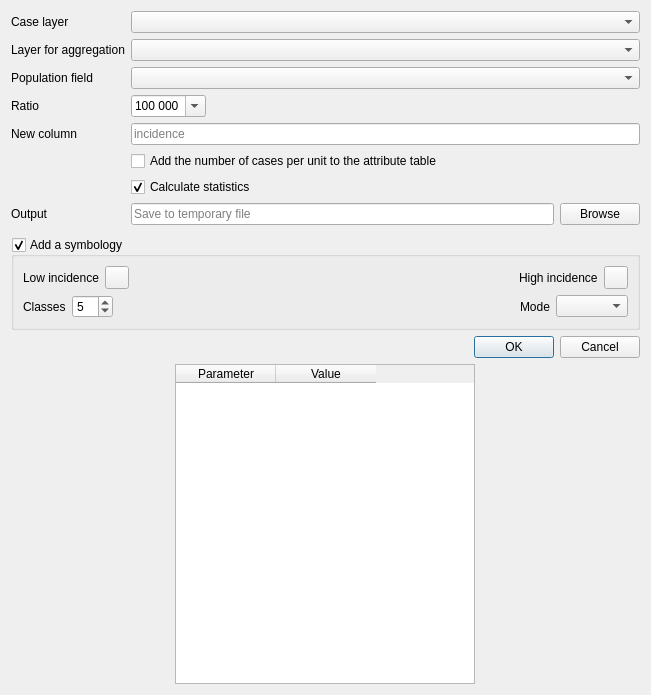
<?xml version="1.0" encoding="UTF-8"?>
<ui version="4.0">
 <class>IncidencePoint</class>
 <widget class="QWidget" name="IncidencePoint">
  <property name="geometry">
   <rect>
    <x>0</x>
    <y>0</y>
    <width>651</width>
    <height>695</height>
   </rect>
  </property>
  <property name="windowTitle">
   <string>Incidence</string>
  </property>
  <layout class="QVBoxLayout" name="verticalLayout">
   <item>
    <layout class="QFormLayout" name="formLayout">
     <property name="fieldGrowthPolicy">
      <enum>QFormLayout::ExpandingFieldsGrow</enum>
     </property>
     <item row="0" column="0">
      <widget class="QLabel" name="label_4">
       <property name="text">
        <string>Case layer</string>
       </property>
      </widget>
     </item>
     <item row="0" column="1">
      <widget class="QComboBox" name="cbx_case_layer">
       <property name="sizePolicy">
        <sizepolicy hsizetype="Expanding" vsizetype="Fixed">
         <horstretch>0</horstretch>
         <verstretch>0</verstretch>
        </sizepolicy>
       </property>
      </widget>
     </item>
     <item row="1" column="0">
      <widget class="QLabel" name="label">
       <property name="text">
        <string>Layer for aggregation</string>
       </property>
      </widget>
     </item>
     <item row="1" column="1">
      <widget class="QComboBox" name="cbx_aggregation_layer">
       <property name="sizePolicy">
        <sizepolicy hsizetype="Expanding" vsizetype="Fixed">
         <horstretch>0</horstretch>
         <verstretch>0</verstretch>
        </sizepolicy>
       </property>
      </widget>
     </item>
     <item row="2" column="0">
      <widget class="QLabel" name="label_7">
       <property name="text">
        <string>Population field</string>
       </property>
      </widget>
     </item>
     <item row="2" column="1">
      <widget class="QComboBox" name="cbx_population_field">
       <property name="sizePolicy">
        <sizepolicy hsizetype="Expanding" vsizetype="Fixed">
         <horstretch>0</horstretch>
         <verstretch>0</verstretch>
        </sizepolicy>
       </property>
      </widget>
     </item>
     <item row="3" column="0">
      <widget class="QLabel" name="label_2">
       <property name="text">
        <string>Ratio</string>
       </property>
      </widget>
     </item>
     <item row="3" column="1">
      <widget class="QComboBox" name="cbx_ratio">
       <property name="editable">
        <bool>true</bool>
       </property>
       <property name="currentIndex">
        <number>4</number>
       </property>
       <item>
        <property name="text">
         <string>10</string>
        </property>
       </item>
       <item>
        <property name="text">
         <string>100</string>
        </property>
       </item>
       <item>
        <property name="text">
         <string>1 000</string>
        </property>
       </item>
       <item>
        <property name="text">
         <string>10 000</string>
        </property>
       </item>
       <item>
        <property name="text">
         <string>100 000</string>
        </property>
       </item>
      </widget>
     </item>
     <item row="4" column="0">
      <widget class="QLabel" name="label_3">
       <property name="text">
        <string>New column</string>
       </property>
      </widget>
     </item>
     <item row="4" column="1">
      <widget class="QLineEdit" name="le_new_column">
       <property name="maxLength">
        <number>10</number>
       </property>
       <property name="placeholderText">
        <string>incidence</string>
       </property>
      </widget>
     </item>
     <item row="5" column="1">
      <widget class="QCheckBox" name="checkBox_addNbIntersections">
       <property name="toolTip">
        <string>Add the number of cases per unit to the attribute table</string>
       </property>
       <property name="text">
        <string>Add the number of cases per unit to the attribute table</string>
       </property>
      </widget>
     </item>
     <item row="6" column="1">
      <widget class="QCheckBox" name="checkBox_incidence_runStats">
       <property name="text">
        <string>Calculate statistics</string>
       </property>
       <property name="checked">
        <bool>true</bool>
       </property>
      </widget>
     </item>
     <item row="7" column="0">
      <widget class="QLabel" name="label_8">
       <property name="text">
        <string>Output</string>
       </property>
      </widget>
     </item>
     <item row="7" column="1">
      <layout class="QHBoxLayout" name="horizontalLayout_6">
       <item>
        <widget class="QLineEdit" name="le_output_filepath">
         <property name="placeholderText">
          <string>Save to temporary file</string>
         </property>
        </widget>
       </item>
       <item>
        <widget class="QPushButton" name="button_browse">
         <property name="text">
          <string>Browse</string>
         </property>
        </widget>
       </item>
      </layout>
     </item>
     <item row="8" column="1">
      <layout class="QHBoxLayout" name="horizontalLayout"/>
     </item>
    </layout>
   </item>
   <item>
    <widget class="QgsCollapsibleGroupBox" name="symbology">
     <property name="title">
      <string>Add a symbology</string>
     </property>
     <property name="checkable">
      <bool>true</bool>
     </property>
     <property name="collapsed">
      <bool>false</bool>
     </property>
     <layout class="QVBoxLayout" name="verticalLayout_3">
      <item>
       <layout class="QHBoxLayout" name="horizontalLayout_3">
        <item>
         <widget class="QLabel" name="label_9">
          <property name="text">
           <string>Low incidence</string>
          </property>
         </widget>
        </item>
        <item>
         <widget class="QgsColorButtonV2" name="color_low_value">
          <property name="color">
           <color>
            <red>255</red>
            <green>246</green>
            <blue>246</blue>
           </color>
          </property>
         </widget>
        </item>
        <item>
         <spacer name="horizontalSpacer">
          <property name="orientation">
           <enum>Qt::Horizontal</enum>
          </property>
          <property name="sizeHint" stdset="0">
           <size>
            <width>40</width>
            <height>20</height>
           </size>
          </property>
         </spacer>
        </item>
        <item>
         <widget class="QLabel" name="label_10">
          <property name="text">
           <string>High incidence</string>
          </property>
         </widget>
        </item>
        <item>
         <widget class="QgsColorButtonV2" name="color_high_value">
          <property name="color">
           <color>
            <red>202</red>
            <green>33</green>
            <blue>36</blue>
           </color>
          </property>
         </widget>
        </item>
       </layout>
      </item>
      <item>
       <layout class="QHBoxLayout" name="horizontalLayout_4">
        <item>
         <widget class="QLabel" name="label_11">
          <property name="text">
           <string>Classes</string>
          </property>
         </widget>
        </item>
        <item>
         <widget class="QSpinBox" name="spinBox_classes">
          <property name="minimum">
           <number>1</number>
          </property>
          <property name="value">
           <number>5</number>
          </property>
         </widget>
        </item>
        <item>
         <spacer name="horizontalSpacer_2">
          <property name="orientation">
           <enum>Qt::Horizontal</enum>
          </property>
          <property name="sizeHint" stdset="0">
           <size>
            <width>40</width>
            <height>20</height>
           </size>
          </property>
         </spacer>
        </item>
        <item>
         <widget class="QLabel" name="label_12">
          <property name="text">
           <string>Mode</string>
          </property>
         </widget>
        </item>
        <item>
         <widget class="QComboBox" name="cbx_mode"/>
        </item>
       </layout>
      </item>
     </layout>
    </widget>
   </item>
   <item>
    <widget class="QDialogButtonBox" name="button_box_ok">
     <property name="orientation">
      <enum>Qt::Horizontal</enum>
     </property>
     <property name="standardButtons">
      <set>QDialogButtonBox::Cancel|QDialogButtonBox::Ok</set>
     </property>
    </widget>
   </item>
   <item>
    <layout class="QHBoxLayout" name="horizontalLayout_2">
     <item>
      <widget class="QTableWidget" name="tableWidget">
       <property name="minimumSize">
        <size>
         <width>200</width>
         <height>0</height>
        </size>
       </property>
       <property name="maximumSize">
        <size>
         <width>300</width>
         <height>16777215</height>
        </size>
       </property>
       <property name="verticalScrollBarPolicy">
        <enum>Qt::ScrollBarAsNeeded</enum>
       </property>
       <property name="horizontalScrollBarPolicy">
        <enum>Qt::ScrollBarAlwaysOff</enum>
       </property>
       <attribute name="verticalHeaderVisible">
        <bool>false</bool>
       </attribute>
       <column>
        <property name="text">
         <string>Parameter</string>
        </property>
       </column>
       <column>
        <property name="text">
         <string>Value</string>
        </property>
       </column>
      </widget>
     </item>
     <item>
      <layout class="QVBoxLayout" name="layout_plot"/>
     </item>
    </layout>
   </item>
  </layout>
 </widget>
 <customwidgets>
  <customwidget>
   <class>QgsCollapsibleGroupBox</class>
   <extends>QGroupBox</extends>
   <header>qgscollapsiblegroupbox.h</header>
   <container>1</container>
  </customwidget>
  <customwidget>
   <class>QgsColorButtonV2</class>
   <extends>QToolButton</extends>
   <header>qgscolorbuttonv2.h</header>
  </customwidget>
 </customwidgets>
 <resources/>
 <connections/>
</ui>
